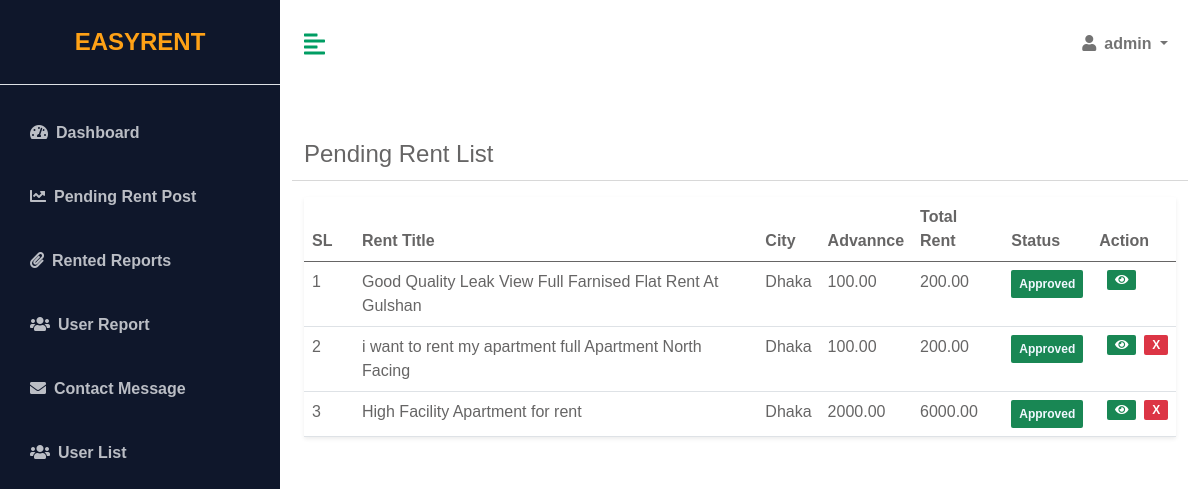
The page /account/pending-rent-list (signed in) on the database as committed earlier.
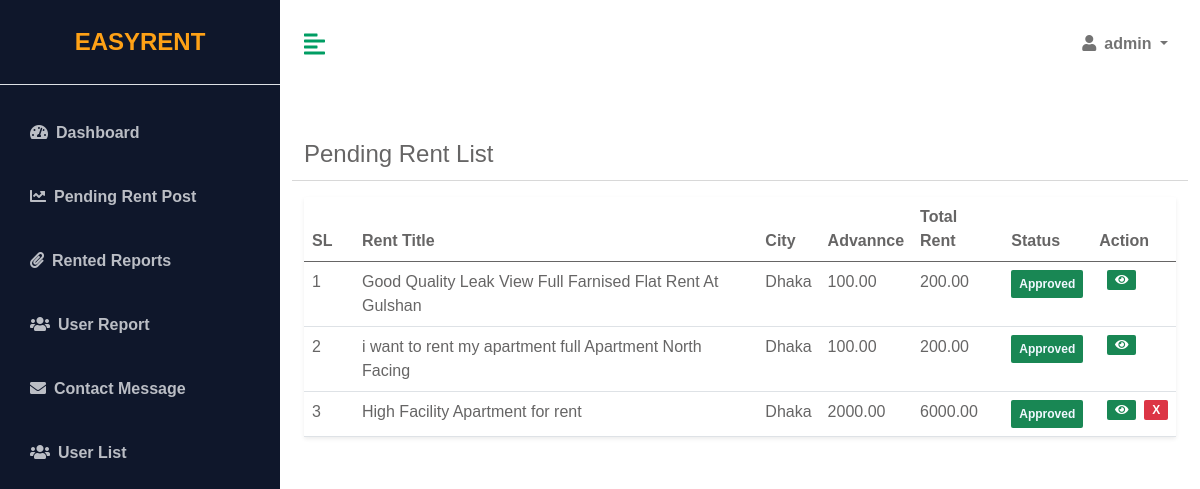
The same page on the database as committed later.
### App_Rental/models.py (models this page shows)
class House(models.Model):
    def next_month_first_day():
        today = timezone.localdate()
        first_day_next_month = today.replace(day=1) + timedelta(days=32 - today.day)
        return first_day_next_month
    owner = models.ForeignKey(User, on_delete=models.CASCADE)
    title = models.CharField(max_length=500, blank=False)
    city = models.ForeignKey(City, on_delete=models.DO_NOTHING)
    address = models.CharField(max_length=500, blank=False)
    rent_from = models.DateField(default=next_month_first_day)
    house_type = models.CharField(max_length=10, choices=HOUSE_TYPE_LIST, default="1")
    house_name = models.CharField(max_length=200, null=True)
    house_area = models.IntegerField(default=800)
    description = RichTextField(null=True)
    is_parking = models.BooleanField(default=True)
    total_bedrooms = models.IntegerField(default=0)
    total_bathrooms = models.IntegerField(default=0)
    floor_no = models.IntegerField(default=0)
    map_link =models.CharField(max_length=10000,blank=True)
    monthly_rent = models.DecimalField(max_digits=10, decimal_places=2, default=Decimal('0.00'))
    advacne_rent = models.DecimalField(max_digits=10, decimal_places=2, default=Decimal('0.00'))
    images = models.ManyToManyField('HouseImage', related_name='houses', blank=True)
    is_active=models.BooleanField(default=False)
    is_reject=models.BooleanField(default=False)
    is_rented=models.BooleanField(default=False)
    created=models.DateTimeField(auto_now=True,auto_now_add=False)
    def __str__(self):
        return self.title

class City(models.Model):
    name = models.CharField(max_length=200, blank=False)
    is_active = models.BooleanField(default=True)
    def __str__(self):
        return self.name

### App_Account/views.py (the view)
# urls.py: path('pending-rent-list',PendingRentListView,name='pendingrentlist'),
@admin_required
def PendingRentListView(request):
    myrent_list=House.objects.all()
    print(myrent_list)
    context={
        'myrent_list':myrent_list
    }
    return render(request,'App_Admin/pendingrentlist.html',context)

### App_Account/views.py (called while the page is built)
def admin_required(view_func):
    @wraps(view_func)
    def wrapper(request, *args, **kwargs):
        if not request.user.is_superuser:
            return render(request,'accessdenied.html')
        return view_func(request, *args, **kwargs)
    return wrapper

### templates/App_Admin/pendingrentlist.html (shortened to what this page needs)
{% extends 'App_Dashboard/base.html'%}
{% load static%}
{% block dashboard%}
{% block css %}
<link href="https://cdn.datatables.net/v/dt/dt-2.0.3/datatables.min.css" rel="stylesheet">
{% endblock %}
<div class="container-fluid px-4">
    <div class="row my-5">
        <div class="col-lg-12 mb-2">
            <span class="mb-3" style="font-size: 24px;">Pending Rent List</span>
        </div>
        <hr>
        <div class="col">
            <table class="table bg-white rounded shadow-sm  table-hover" id="rentlist">
                <thead>
                    <tr>
                        <th scope="col" width="50">SL</th>
                        <th scope="col">Rent Title</th>
                        <th scope="col">City</th>
                        <th scope="col">Advannce</th>
                        <th scope="col">Total Rent</th>
                        <th scope="col">Status</th>
                        <th scope="col">Action</th>
                    </tr>
                </thead>
                <tbody>
                    {% for item in myrent_list%}
                    <tr>
                        <td>{{forloop.counter}}</td>
                        <td>{{item.title}}</td>
                        <td>{{item.city}}</td>
                        <td>{{item.advacne_rent}}</td>
                        <td>{{item.monthly_rent}}</td>
                        <td>{% if item.is_active == True %} <span
                                class="badge bg-success text-light p-2">Approved</span>
                            {% else %}
                            {% if item.is_reject == True%}
                            <span class="badge bg-danger text-light p-2">Cancel</span>
                            {% else %}
                            <span class="badge bg-warning text-light p-2">Pending</span>
                            {% endif %}
                            {% endif %}
                        </td>
                        <td>
                            <div class="d-flex align-items-center list-action">
                                <a class="badge bg-success mx-2"
                                    href="{% url 'App_Account:pendingrentpreview' item.id %}"><i
                                        class="fas fa-eye"></i></a>
                                {% if item.is_rented == False %}
                                {% if item.is_active == True %}
                                {% if item.is_reject == False %}
                                <a class="badge bg-danger btnReject"
                                    href="{% url 'App_Account:cancelpendingrent' item.id %}">X</a>
                                {% endif%}
                                {% endif%}
                                {% endif%}
                            </div>
                        </td>
                    </tr>
                    {% endfor %}
                </tbody>
            </table>
        </div>
    </div>
</div>
{% endblock %}

Rows that differ between the two databases and show on the page:
changed House "i want to rent my apartment full Apartment North Facing": no longer shows "X"
